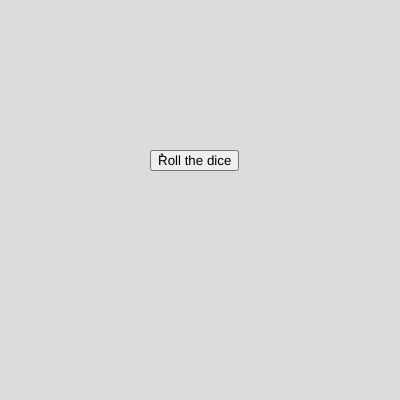
Frame 1 (no input)
Frame 60 (no input): identical to frame 1, image omitted
Frame 120 (the mouse pressed at the canvas centre since frame 60): identical to frame 1, image omitted

The p5.js sketch that drew this single still picture (run headless with seeded random() and noise() and a simulated clock; from frame 60 on, the mouse is pressed at the canvas centre):

// p5.js sketch
// ── sketch.js
//values for dice rolls
const diceValue = [diceValueOne, diceValueTwo, diceValueThree, diceValueFour, diceValueFive, diceValueSix]
let diceRoll = 0;

//values for button
let button;
let buttonHasBeenPressed;
 
 function setup() {
  createCanvas(400, 400);

  button = createButton("ٌRoll the dice");
  button.position(150, 150);
  button.mousePressed(buttonPressed);
  
}

//function for clicking the button
function buttonPressed(){
  buttonHasBeenPressed = true;
  diceRoll = floor(random(1,7));
  console.log (diceRoll);
}

function draw() {
  background(220);
  
    if (buttonHasBeenPressed) {
    //console.log ("mousePress")
    if (diceRoll == 1){
    diceValue [0] (80, 155, 60);}
   else if 
     (diceRoll == 2){
    diceValue [1](80, 155, 60);}
  else if 
      (diceRoll == 3){
    diceValue [2](80, 155, 60);}
  else if 
      (diceRoll == 4){
    diceValue [3](80, 155, 60);}
  else if 
      (diceRoll == 5){
    diceValue [4](80, 155, 60);}
    else if 
      (diceRoll == 6){
    diceValue [5](80, 155, 60);}
    }

  }



//This is a user defined function for drawing a dice with the value one.
function diceValueOne(size, xPoint, yPoint){
  strokeWeight(size * 0.01);
  square(xPoint, yPoint, size);
  strokeWeight(size * 0.15);
  point((size/2) + xPoint,(size/2) + yPoint);
}

function diceValueTwo(size, xPoint, yPoint){
  strokeWeight(size * 0.01);
  square(xPoint, yPoint, size);
  strokeWeight(size * 0.15);
  point((size * 0.25) + xPoint,(size * 0.25) + yPoint);
  point((size * 0.75) + xPoint,(size * 0.75) + yPoint);
}

function diceValueThree(size, xPoint, yPoint){
  strokeWeight(size * 0.01);
  square(xPoint, yPoint, size);
  strokeWeight(size * 0.15);
  point((size * 0.25) + xPoint,(size * 0.25) + yPoint);
  point((size/2) + xPoint,(size/2) + yPoint);
  point((size * 0.75) + xPoint,(size * 0.75) + yPoint);
}

function diceValueFour(size, xPoint, yPoint){
  strokeWeight(size * 0.01);
  square(xPoint, yPoint, size);
  strokeWeight(size * 0.15);
  point((size * 0.25) + xPoint,(size * 0.25) + yPoint);
  point((size * 0.25) + xPoint,(size * 0.75) + yPoint);
  point((size * 0.75) + xPoint,(size * 0.25) + yPoint);
  point((size * 0.75) + xPoint,(size * 0.75) + yPoint);
}

function diceValueFive(size, xPoint, yPoint){
  strokeWeight(size * 0.01);
  square(xPoint, yPoint, size);
  strokeWeight(size * 0.15);
  point((size * 0.25) + xPoint,(size * 0.25) + yPoint);
  point((size * 0.25) + xPoint,(size * 0.75) + yPoint);
  point((size * 0.75) + xPoint,(size * 0.25) + yPoint);
  point((size * 0.75) + xPoint,(size * 0.75) + yPoint);
  point((size/2) + xPoint,(size/2) + yPoint);
}

function diceValueSix(size, xPoint, yPoint){
  strokeWeight(size * 0.01);
  square(xPoint, yPoint, size);
  strokeWeight(size * 0.15);
  point((size * 0.25) + xPoint,(size * 0.25) + yPoint);
  point((size * 0.25) + xPoint,(size * 0.5) + yPoint);
  point((size * 0.25) + xPoint,(size * 0.75) + yPoint);
  point((size * 0.75) + xPoint,(size * 0.25) + yPoint);
  point((size * 0.75) + xPoint,(size * 0.75) + yPoint);
  point((size * 0.75) + xPoint,(size * 0.5) + yPoint);
}
